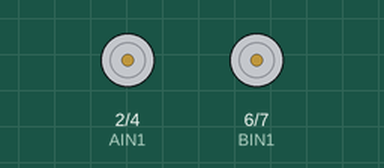
Recording of a sketch running on a simulated Arduino Uno, built with avr-gcc and run on an emulated ATmega328P. Parts: motor-driver pin pairs drawn as motors (green arrow = first pin HIGH = forward, orange = second pin HIGH = backward, longer = more drive, scaled by the enable pin).

Above: at 0.1 s.
At 2.1 s:
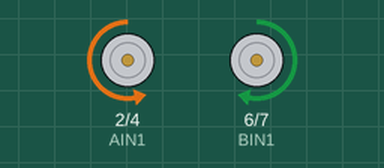
Timing chart, 0 to 3.6 s (numbered marks = the images above):
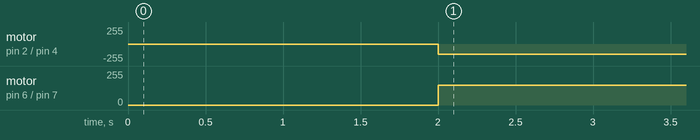

The sketch:

Move_Forward.ino
```cpp
// Піни для драйвера TB6612FNG
#define AIN1 2
#define AIN2 4
#define PWMA 3
#define BIN1 6
#define BIN2 7
#define PWMB 5

// Калібрувальні коефіцієнти швидкості
int speedA = 150; // Правий мотор
int speedB = 150; // Лівий мотор (зменшуємо, бо він швидший)

void setup() {
  pinMode(AIN1, OUTPUT);
  pinMode(AIN2, OUTPUT);
  pinMode(PWMA, OUTPUT);
  pinMode(BIN1, OUTPUT);
  pinMode(BIN2, OUTPUT);
  pinMode(PWMB, OUTPUT);

  delay(2000);
}

void loop() {
  // Рух вперед з каліброваними швидкостями
  // Мотор A (правий) - вперед
  digitalWrite(AIN1, LOW);
  digitalWrite(AIN2, HIGH);
  analogWrite(PWMA, speedA);

  // Мотор B (лівий) - вперед
  digitalWrite(BIN1, HIGH);
  digitalWrite(BIN2, LOW);
  analogWrite(PWMB, speedB);
}
```

Measured:
- by itself, motor on pin 2 (AIN1) / pin 4 (AIN2): stopped → backward 150/255 at 2.0 s
- by itself, motor on pin 6 (BIN1) / pin 7 (BIN2): stopped → forward 150/255 at 2.0 s
